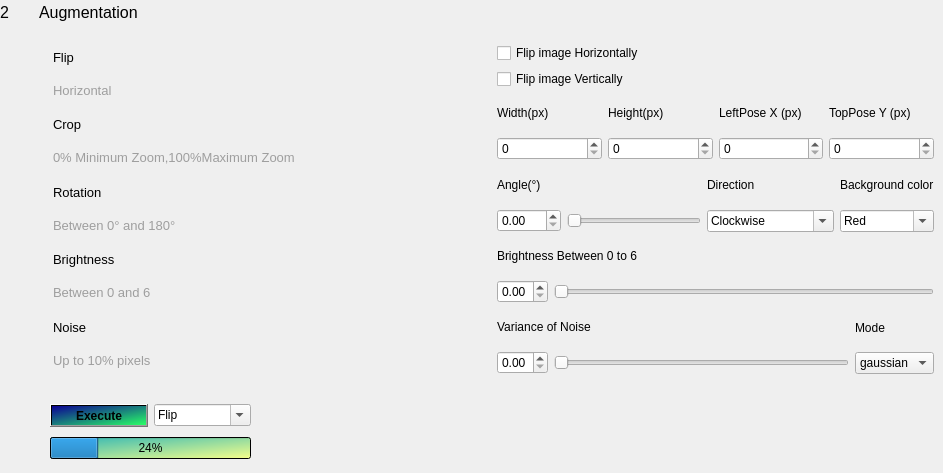
         <widget class="QWidget" name="widget_2" native="true">
          <property name="sizePolicy">
           <sizepolicy hsizetype="MinimumExpanding" vsizetype="Expanding">
            <horstretch>0</horstretch>
            <verstretch>0</verstretch>
           </sizepolicy>
          </property>
          <property name="minimumSize">
           <size>
            <width>0</width>
            <height>200</height>
           </size>
          </property>
          <widget class="QWidget" name="layoutWidget_13">
           <property name="geometry">
            <rect>
             <x>0</x>
             <y>0</y>
             <width>138</width>
             <height>25</height>
            </rect>
           </property>
           <layout class="QHBoxLayout" name="horizontalLayout_20">
            <item>
             <widget class="QLabel" name="section2">
              <property name="font">
               <font>
                <family>Arial</family>
                <pointsize>12</pointsize>
               </font>
              </property>
              <property name="autoFillBackground">
               <bool>false</bool>
              </property>
              <property name="styleSheet">
               <string notr="true"/>
              </property>
              <property name="frameShape">
               <enum>QFrame::NoFrame</enum>
              </property>
              <property name="frameShadow">
               <enum>QFrame::Raised</enum>
              </property>
              <property name="text">
               <string>2</string>
              </property>
              <property name="textFormat">
               <enum>Qt::PlainText</enum>
              </property>
              <property name="openExternalLinks">
               <bool>false</bool>
              </property>
             </widget>
            </item>
            <item>
             <widget class="QLabel" name="Augmentation">
              <property name="font">
               <font>
                <family>Arial</family>
                <pointsize>12</pointsize>
               </font>
              </property>
              <property name="styleSheet">
               <string notr="true">color: rgb(0, 0, 0);</string>
              </property>
              <property name="text">
               <string>Augmentation</string>
              </property>
              <property name="wordWrap">
               <bool>false</bool>
              </property>
              <property name="textInteractionFlags">
               <set>Qt::LinksAccessibleByKeyboard</set>
              </property>
             </widget>
            </item>
           </layout>
          </widget>
          <widget class="QWidget" name="layoutWidget">
           <property name="geometry">
            <rect>
             <x>50</x>
             <y>400</y>
             <width>201</width>
             <height>64</height>
            </rect>
           </property>
           <layout class="QGridLayout" name="gridLayout_36">
            <item row="0" column="0">
             <layout class="QGridLayout" name="gridLayout_35">
              <item row="0" column="0">
               <widget class="QPushButton" name="Aug_Execute">
                <property name="font">
                 <font>
                  <weight>75</weight>
                  <bold>true</bold>
                  <strikeout>false</strikeout>
                 </font>
                </property>
                <property name="focusPolicy">
                 <enum>Qt::StrongFocus</enum>
                </property>
                <property name="acceptDrops">
                 <bool>false</bool>
                </property>
                <property name="styleSheet">
                 <string notr="true">background-color: qlineargradient(spread:pad, x1:0, y1:0, x2:1, y2:1, stop:0 rgba(11, 0, 148, 255), stop:1 rgba(41, 255, 102, 255));
</string>
                </property>
                <property name="text">
                 <string>Execute</string>
                </property>
                <property name="checkable">
                 <bool>false</bool>
                </property>
                <property name="checked">
                 <bool>false</bool>
                </property>
                <property name="autoExclusive">
                 <bool>false</bool>
                </property>
                <property name="autoDefault">
                 <bool>false</bool>
                </property>
                <property name="default">
                 <bool>false</bool>
                </property>
                <property name="flat">
                 <bool>false</bool>
                </property>
               </widget>
              </item>
              <item row="0" column="1">
               <widget class="QComboBox" name="Combochoose">
                <property name="editable">
                 <bool>true</bool>
                </property>
                <property name="insertPolicy">
                 <enum>QComboBox::NoInsert</enum>
                </property>
                <property name="duplicatesEnabled">
                 <bool>true</bool>
                </property>
                <item>
                 <property name="text">
                  <string>Flip</string>
                 </property>
                </item>
                <item>
                 <property name="text">
                  <string>Crop</string>
                 </property>
                </item>
                <item>
                 <property name="text">
                  <string>Rotation</string>
                 </property>
                </item>
                <item>
                 <property name="text">
                  <string>Brightness</string>
                 </property>
                </item>
                <item>
                 <property name="text">
                  <string>Noise</string>
                 </property>
                </item>
               </widget>
              </item>
             </layout>
            </item>
            <item row="1" column="0">
             <layout class="QHBoxLayout" name="horizontalLayout_4">
              <item>
               <widget class="QProgressBar" name="Pbar2">
                <property name="styleSheet">
                 <string notr="true">background-color: qlineargradient(spread:pad, x1:0, y1:0, x2:1, y2:1, stop:0 rgba(42, 180, 183, 255), stop:1 rgba(246, 255, 138, 255));</string>
                </property>
                <property name="value">
                 <number>24</number>
                </property>
               </widget>
              </item>
             </layout>
            </item>
           </layout>
          </widget>
          <widget class="QWidget" name="layoutWidget">
           <property name="geometry">
            <rect>
             <x>53</x>
             <y>43</y>
             <width>881</width>
             <height>331</height>
            </rect>
           </property>
           <layout class="QHBoxLayout" name="horizontalLayout_5">
            <item>
             <layout class="QVBoxLayout" name="verticalLayout">
              <item>
               <layout class="QGridLayout" name="gridLayout_2">
                <item row="0" column="0">
                 <widget class="QLabel" name="Flip">
                  <property name="sizePolicy">
                   <sizepolicy hsizetype="Preferred" vsizetype="Preferred">
                    <horstretch>0</horstretch>
                    <verstretch>0</verstretch>
                   </sizepolicy>
                  </property>
                  <property name="font">
                   <font>
                    <family>Arial</family>
                    <pointsize>10</pointsize>
                   </font>
                  </property>
                  <property name="text">
                   <string>Flip</string>
                  </property>
                 </widget>
                </item>
                <item row="1" column="0">
                 <widget class="QLabel" name="Flip_subscript">
                  <property name="font">
                   <font>
                    <family>Arial</family>
                    <pointsize>10</pointsize>
                   </font>
                  </property>
                  <property name="cursor">
                   <cursorShape>ArrowCursor</cursorShape>
                  </property>
                  <property name="mouseTracking">
                   <bool>false</bool>
                  </property>
                  <property name="tabletTracking">
                   <bool>false</bool>
                  </property>
                  <property name="focusPolicy">
                   <enum>Qt::WheelFocus</enum>
                  </property>
                  <property name="styleSheet">
                   <string notr="true">color: rgb(158, 158, 158);</string>
                  </property>
                  <property name="text">
                   <string>Horizontal</string>
                  </property>
                 </widget>
                </item>
               </layout>
              </item>
              <item>
               <layout class="QGridLayout" name="gridLayout">
                <item row="0" column="0">
                 <widget class="QLabel" name="Crop">
                  <property name="font">
                   <font>
                    <family>Arial</family>
                    <pointsize>10</pointsize>
                   </font>
                  </property>
                  <property name="text">
                   <string>Crop</string>
                  </property>
                 </widget>
                </item>
                <item row="1" column="0">
                 <widget class="QLabel" name="Crop_subscript">
                  <property name="font">
                   <font>
                    <family>Arial</family>
                    <pointsize>10</pointsize>
                   </font>
                  </property>
                  <property name="cursor">
                   <cursorShape>ArrowCursor</cursorShape>
                  </property>
                  <property name="mouseTracking">
                   <bool>false</bool>
                  </property>
                  <property name="tabletTracking">
                   <bool>false</bool>
                  </property>
                  <property name="focusPolicy">
                   <enum>Qt::WheelFocus</enum>
                  </property>
                  <property name="styleSheet">
                   <string notr="true">color: rgb(158, 158, 158);</string>
                  </property>
                  <property name="text">
                   <string>0% Minimum Zoom,100%Maximum Zoom</string>
                  </property>
                 </widget>
                </item>
               </layout>
              </item>
              <item>
               <layout class="QGridLayout" name="gridLayout_3">
                <item row="0" column="0">
                 <widget class="QLabel" name="Rotation">
                  <property name="sizePolicy">
                   <sizepolicy hsizetype="Expanding" vsizetype="Preferred">
                    <horstretch>0</horstretch>
                    <verstretch>0</verstretch>
                   </sizepolicy>
                  </property>
                  <property name="font">
                   <font>
                    <family>Arial</family>
                    <pointsize>10</pointsize>
                   </font>
                  </property>
                  <property name="text">
                   <string>Rotation</string>
                  </property>
                 </widget>
                </item>
                <item row="1" column="0">
                 <widget class="QLabel" name="Rotation_subscript">
                  <property name="font">
                   <font>
                    <family>Arial</family>
                    <pointsize>10</pointsize>
                   </font>
                  </property>
                  <property name="cursor">
                   <cursorShape>ArrowCursor</cursorShape>
                  </property>
                  <property name="mouseTracking">
                   <bool>false</bool>
                  </property>
                  <property name="tabletTracking">
                   <bool>false</bool>
                  </property>
                  <property name="focusPolicy">
                   <enum>Qt::WheelFocus</enum>
                  </property>
                  <property name="styleSheet">
                   <string notr="true">color: rgb(158, 158, 158);</string>
                  </property>
                  <property name="text">
                   <string>Between 0° and 180°</string>
                  </property>
                 </widget>
                </item>
               </layout>
              </item>
              <item>
               <layout class="QGridLayout" name="gridLayout_4">
                <item row="0" column="0">
                 <widget class="QLabel" name="Brightness">
                  <property name="sizePolicy">
                   <sizepolicy hsizetype="Expanding" vsizetype="Preferred">
                    <horstretch>0</horstretch>
                    <verstretch>0</verstretch>
                   </sizepolicy>
                  </property>
                  <property name="font">
                   <font>
                    <family>Arial</family>
                    <pointsize>10</pointsize>
                   </font>
                  </property>
                  <property name="text">
                   <string>Brightness</string>
                  </property>
                 </widget>
                </item>
                <item row="1" column="0">
                 <widget class="QLabel" name="Brightness_subscript">
                  <property name="font">
                   <font>
                    <family>Arial</family>
                    <pointsize>10</pointsize>
                   </font>
                  </property>
                  <property name="cursor">
                   <cursorShape>ArrowCursor</cursorShape>
                  </property>
                  <property name="mouseTracking">
                   <bool>false</bool>
                  </property>
                  <property name="tabletTracking">
                   <bool>false</bool>
                  </property>
                  <property name="focusPolicy">
                   <enum>Qt::WheelFocus</enum>
                  </property>
                  <property name="styleSheet">
                   <string notr="true">color: rgb(158, 158, 158);</string>
                  </property>
                  <property name="text">
                   <string>Between 0 and 6</string>
                  </property>
                 </widget>
                </item>
               </layout>
              </item>
              <item>
               <layout class="QGridLayout" name="gridLayout_5">
                <item row="1" column="0">
                 <widget class="QLabel" name="Noise_subscript">
                  <property name="sizePolicy">
                   <sizepolicy hsizetype="Expanding" vsizetype="Preferred">
                    <horstretch>0</horstretch>
                    <verstretch>0</verstretch>
                   </sizepolicy>
                  </property>
                  <property name="font">
                   <font>
                    <family>Arial</family>
                    <pointsize>10</pointsize>
                   </font>
                  </property>
                  <property name="cursor">
                   <cursorShape>ArrowCursor</cursorShape>
                  </property>
                  <property name="mouseTracking">
                   <bool>false</bool>
                  </property>
                  <property name="tabletTracking">
                   <bool>false</bool>
                  </property>
                  <property name="focusPolicy">
                   <enum>Qt::WheelFocus</enum>
                  </property>
                  <property name="styleSheet">
                   <string notr="true">color: rgb(158, 158, 158);</string>
                  </property>
                  <property name="text">
                   <string>Up to 10% pixels</string>
                  </property>
                 </widget>
                </item>
                <item row="0" column="0">
                 <widget class="QLabel" name="Noise">
                  <property name="sizePolicy">
                   <sizepolicy hsizetype="MinimumExpanding" vsizetype="Preferred">
                    <horstretch>0</horstretch>
                    <verstretch>0</verstretch>
                   </sizepolicy>
                  </property>
                  <property name="font">
                   <font>
                    <family>Arial</family>
                    <pointsize>10</pointsize>
                   </font>
                  </property>
                  <property name="text">
                   <string>Noise</string>
                  </property>
                 </widget>
                </item>
               </layout>
              </item>
             </layout>
            </item>
            <item>
             <layout class="QVBoxLayout" name="verticalLayout_4">
              <item>
               <layout class="QGridLayout" name="gridLayout_9">
                <item row="0" column="0">
                 <widget class="QCheckBox" name="Horizontal_check">
                  <property name="text">
                   <string>Flip image Horizontally</string>
                  </property>
                 </widget>
                </item>
                <item row="1" column="0">
                 <widget class="QCheckBox" name="Vertical_check">
                  <property name="text">
                   <string>Flip image Vertically</string>
                  </property>
                 </widget>
                </item>
               </layout>
              </item>
              <item>
               <layout class="QGridLayout" name="gridLayout_14">
                <item row="0" column="0">
                 <layout class="QGridLayout" name="gridLayout_10">
                  <item row="0" column="0">
                   <widget class="QLabel" name="label_3">
                    <property name="text">
                     <string>Width(px)</string>
                    </property>
                   </widget>
                  </item>
                  <item row="1" column="0">
                   <widget class="QSpinBox" name="Widthpx">
                    <property name="maximum">
                     <number>9999</number>
                    </property>
                   </widget>
                  </item>
                 </layout>
                </item>
                <item row="0" column="1">
                 <layout class="QGridLayout" name="gridLayout_11">
                  <item row="0" column="0">
                   <widget class="QLabel" name="label_4">
                    <property name="text">
                     <string>Height(px)</string>
                    </property>
                   </widget>
                  </item>
                  <item row="1" column="0">
                   <widget class="QSpinBox" name="Heightpx">
                    <property name="maximum">
                     <number>9999</number>
                    </property>
                   </widget>
                  </item>
                 </layout>
                </item>
                <item row="0" column="2">
                 <layout class="QGridLayout" name="gridLayout_12">
                  <item row="0" column="0">
                   <widget class="QLabel" name="label_5">
                    <property name="text">
                     <string>LeftPose X (px)</string>
                    </property>
                   </widget>
                  </item>
                  <item row="1" column="0">
                   <widget class="QSpinBox" name="PositionXpx">
                    <property name="maximum">
                     <number>9999</number>
                    </property>
                   </widget>
                  </item>
                 </layout>
                </item>
                <item row="0" column="3">
                 <layout class="QGridLayout" name="gridLayout_13">
                  <item row="0" column="0">
                   <widget class="QLabel" name="label_6">
                    <property name="text">
                     <string>TopPose Y (px)</string>
                    </property>
                   </widget>
                  </item>
                  <item row="1" column="0">
                   <widget class="QSpinBox" name="PositionYpx">
                    <property name="showGroupSeparator" stdset="0">
                     <bool>false</bool>
                    </property>
                    <property name="maximum">
                     <number>9999</number>
                    </property>
                   </widget>
                  </item>
                 </layout>
                </item>
               </layout>
              </item>
              <item>
               <layout class="QGridLayout" name="gridLayout_20">
                <item row="0" column="0">
                 <layout class="QGridLayout" name="gridLayout_17">
                  <item row="0" column="0">
                   <widget class="QLabel" name="label_7">
                    <property name="text">
                     <string>Angle(°)</string>
                    </property>
                   </widget>
                  </item>
                  <item row="1" column="0">
                   <layout class="QGridLayout" name="gridLayout_16">
                    <item row="0" column="0">
                     <widget class="QDoubleSpinBox" name="AngleSpinbox">
                      <property name="maximum">
                       <double>179.990000000000009</double>
                      </property>
                     </widget>
                    </item>
                    <item row="0" column="1">
                     <widget class="QSlider" name="AngleSlider">
                      <property name="sizePolicy">
                       <sizepolicy hsizetype="Expanding" vsizetype="Fixed">
                        <horstretch>0</horstretch>
                        <verstretch>0</verstretch>
                       </sizepolicy>
                      </property>
                      <property name="font">
                       <font>
                        <weight>50</weight>
                        <bold>false</bold>
                        <stylestrategy>NoAntialias</stylestrategy>
                       </font>
                      </property>
                      <property name="mouseTracking">
                       <bool>false</bool>
                      </property>
                      <property name="tabletTracking">
                       <bool>false</bool>
                      </property>
                      <property name="focusPolicy">
                       <enum>Qt::NoFocus</enum>
                      </property>
                      <property name="acceptDrops">
                       <bool>false</bool>
                      </property>
                      <property name="autoFillBackground">
                       <bool>false</bool>
                      </property>
                      <property name="styleSheet">
                       <string notr="true"/>
                      </property>
                      <property name="inputMethodHints">
                       <set>Qt::ImhNone</set>
                      </property>
                      <property name="maximum">
                       <number>180</number>
                      </property>
                      <property name="tracking">
                       <bool>true</bool>
                      </property>
                      <property name="orientation">
                       <enum>Qt::Horizontal</enum>
                      </property>
                      <property name="invertedAppearance">
                       <bool>false</bool>
                      </property>
                      <property name="invertedControls">
                       <bool>false</bool>
                      </property>
                      <property name="tickPosition">
                       <enum>QSlider::NoTicks</enum>
                      </property>
                      <property name="tickInterval">
                       <number>0</number>
                      </property>
                     </widget>
                    </item>
                   </layout>
                  </item>
                 </layout>
                </item>
                <item row="0" column="1">
                 <layout class="QGridLayout" name="gridLayout_18">
                  <item row="0" column="0">
                   <widget class="QLabel" name="label_8">
                    <property name="text">
                     <string>Direction</string>
                    </property>
                   </widget>
                  </item>
                  <item row="1" column="0">
                   <widget class="QComboBox" name="DirectioncomboBox">
                    <property name="editable">
                     <bool>true</bool>
                    </property>
                    <property name="insertPolicy">
                     <enum>QComboBox::NoInsert</enum>
                    </property>
                    <property name="duplicatesEnabled">
                     <bool>true</bool>
                    </property>
                    <item>
                     <property name="text">
                      <string>Clockwise</string>
                     </property>
                    </item>
                    <item>
                     <property name="text">
                      <string>Counterclockwise</string>
                     </property>
                    </item>
                   </widget>
                  </item>
                 </layout>
                </item>
                <item row="0" column="2">
                 <layout class="QGridLayout" name="gridLayout_19">
                  <item row="0" column="0">
                   <widget class="QLabel" name="label_9">
                    <property name="text">
                     <string>Background color</string>
                    </property>
                   </widget>
                  </item>
                  <item row="1" column="0">
                   <widget class="QComboBox" name="BackgroundComboBox">
                    <property name="editable">
                     <bool>true</bool>
                    </property>
                    <property name="insertPolicy">
                     <enum>QComboBox::NoInsert</enum>
                    </property>
                    <property name="duplicatesEnabled">
                     <bool>false</bool>
                    </property>
                    <item>
                     <property name="text">
                      <string>Red</string>
                     </property>
                    </item>
                    <item>
                     <property name="text">
                      <string>Blue</string>
                     </property>
                    </item>
                    <item>
                     <property name="text">
                      <string>Yellow</string>
                     </property>
                    </item>
                    <item>
                     <property name="text">
                      <string>Green</string>
                     </property>
                    </item>
                    <item>
                     <property name="text">
                      <string>Purple</string>
                     </property>
                    </item>
                    <item>
                     <property name="text">
                      <string>Black</string>
                     </property>
                    </item>
                    <item>
                     <property name="text">
                      <string>Gray</string>
                     </property>
                    </item>
                    <item>
                     <property name="text">
                      <string>White</string>
                     </property>
                    </item>
                   </widget>
                  </item>
                 </layout>
                </item>
               </layout>
              </item>
              <item>
               <layout class="QGridLayout" name="gridLayout_23">
                <item row="1" column="0">
                 <layout class="QGridLayout" name="gridLayout_22">
                  <item row="0" column="0">
                   <widget class="QDoubleSpinBox" name="BrPercentSpin">
                    <property name="sizePolicy">
                     <sizepolicy hsizetype="Minimum" vsizetype="Fixed">
                      <horstretch>0</horstretch>
                      <verstretch>0</verstretch>
                     </sizepolicy>
                    </property>
                    <property name="maximum">
                     <double>6.000000000000000</double>
                    </property>
                    <property name="singleStep">
                     <double>0.100000000000000</double>
                    </property>
                   </widget>
                  </item>
                  <item row="0" column="1">
                   <widget class="QSlider" name="PercentSlider">
                    <property name="maximum">
                     <number>120</number>
                    </property>
                    <property name="singleStep">
                     <number>1</number>
                    </property>
                    <property name="pageStep">
                     <number>1</number>
                    </property>
                    <property name="orientation">
                     <enum>Qt::Horizontal</enum>
                    </property>
                   </widget>
                  </item>
                 </layout>
                </item>
                <item row="0" column="0">
                 <widget class="QLabel" name="label_10">
                  <property name="sizePolicy">
                   <sizepolicy hsizetype="MinimumExpanding" vsizetype="Preferred">
                    <horstretch>0</horstretch>
                    <verstretch>0</verstretch>
                   </sizepolicy>
                  </property>
                  <property name="text">
                   <string>Brightness Between 0 to 6</string>
                  </property>
                 </widget>
                </item>
               </layout>
              </item>
              <item>
               <layout class="QGridLayout" name="gridLayout_15">
                <item row="0" column="0">
                 <layout class="QGridLayout" name="gridLayout_26">
                  <item row="0" column="0">
                   <widget class="QLabel" name="label_11">
                    <property name="sizePolicy">
                     <sizepolicy hsizetype="Preferred" vsizetype="Preferred">
                      <horstretch>0</horstretch>
                      <verstretch>0</verstretch>
                     </sizepolicy>
                    </property>
                    <property name="text">
                     <string>Variance of Noise</string>
                    </property>
                   </widget>
                  </item>
                  <item row="1" column="0">
                   <layout class="QGridLayout" name="gridLayout_25">
                    <item row="0" column="0">
                     <widget class="QDoubleSpinBox" name="VarianceSpin">
                      <property name="maximum">
                       <double>9.990000000000000</double>
                      </property>
                      <property name="singleStep">
                       <double>0.100000000000000</double>
                      </property>
                     </widget>
                    </item>
                    <item row="0" column="1">
                     <widget class="QSlider" name="VarianceSlider">
                      <property name="sizePolicy">
                       <sizepolicy hsizetype="MinimumExpanding" vsizetype="Fixed">
                        <horstretch>0</horstretch>
                        <verstretch>0</verstretch>
                       </sizepolicy>
                      </property>
                      <property name="maximum">
                       <number>100</number>
                      </property>
                      <property name="orientation">
                       <enum>Qt::Horizontal</enum>
                      </property>
                     </widget>
                    </item>
                   </layout>
                  </item>
                 </layout>
                </item>
                <item row="0" column="1">
                 <layout class="QGridLayout" name="gridLayout_29">
                  <item row="0" column="0">
                   <widget class="QLabel" name="label_12">
                    <property name="text">
                     <string>Mode</string>
                    </property>
                   </widget>
                  </item>
                  <item row="1" column="0">
                   <widget class="QComboBox" name="ModeCombo">
                    <property name="insertPolicy">
                     <enum>QComboBox::NoInsert</enum>
                    </property>
                    <item>
                     <property name="text">
                      <string>gaussian</string>
                     </property>
                    </item>
                    <item>
                     <property name="text">
                      <string>speckle</string>
                     </property>
                    </item>
                   </widget>
                  </item>
                 </layout>
                </item>
               </layout>
              </item>
             </layout>
            </item>
           </layout>
          </widget>
         </widget>
